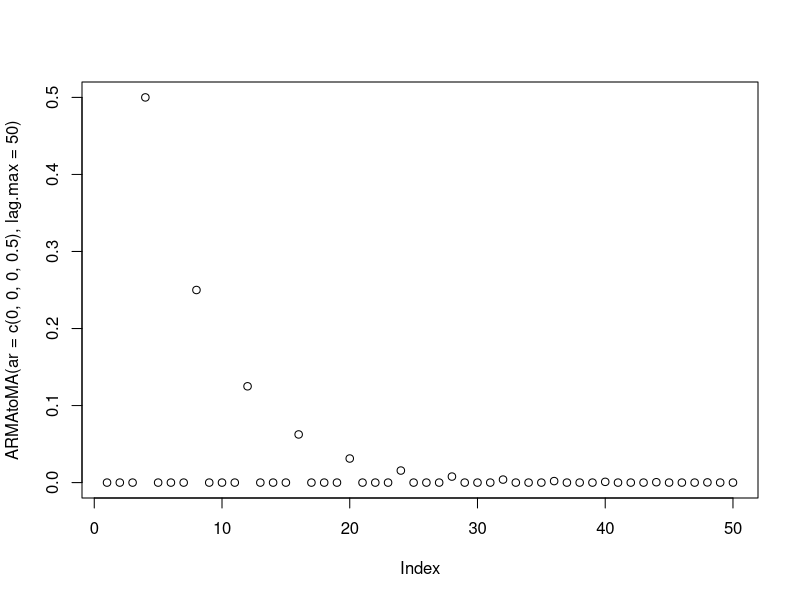
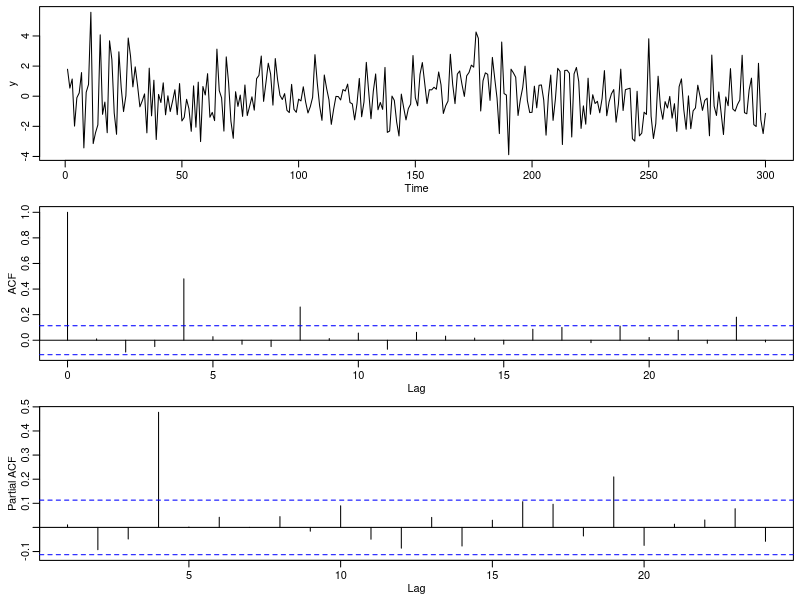
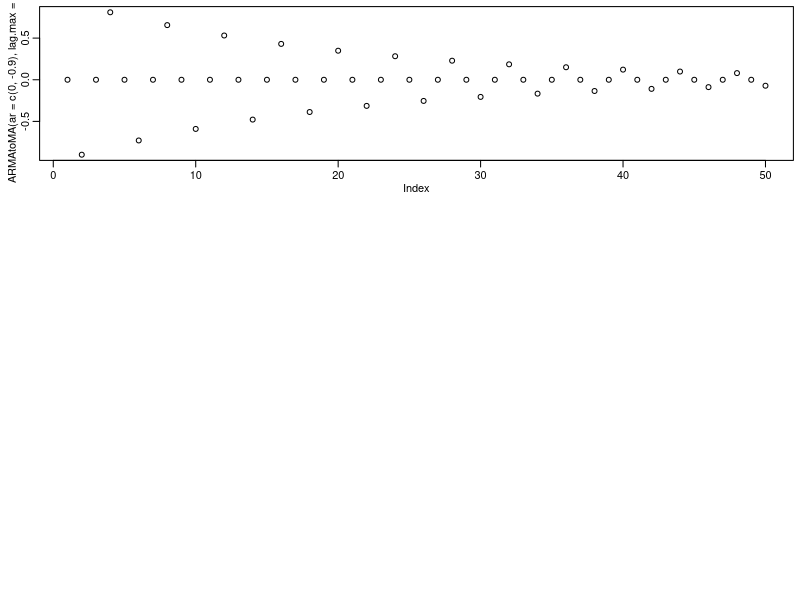
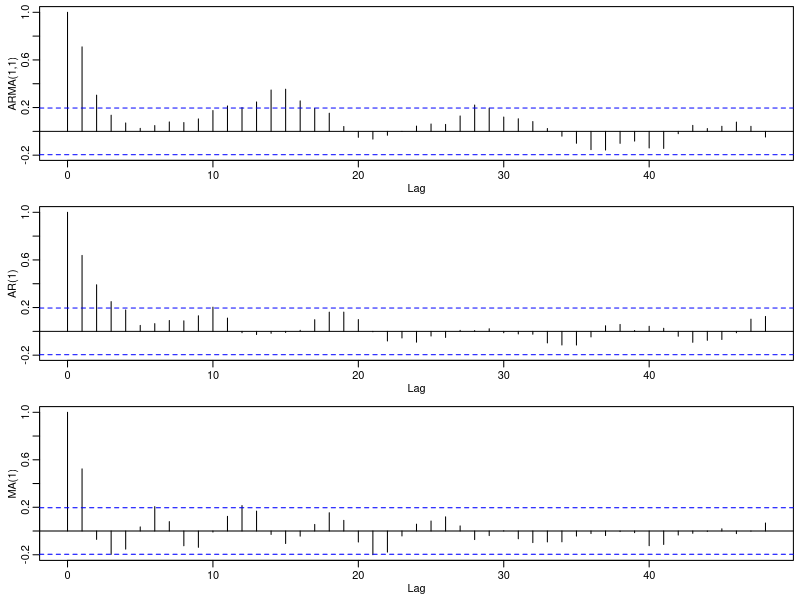
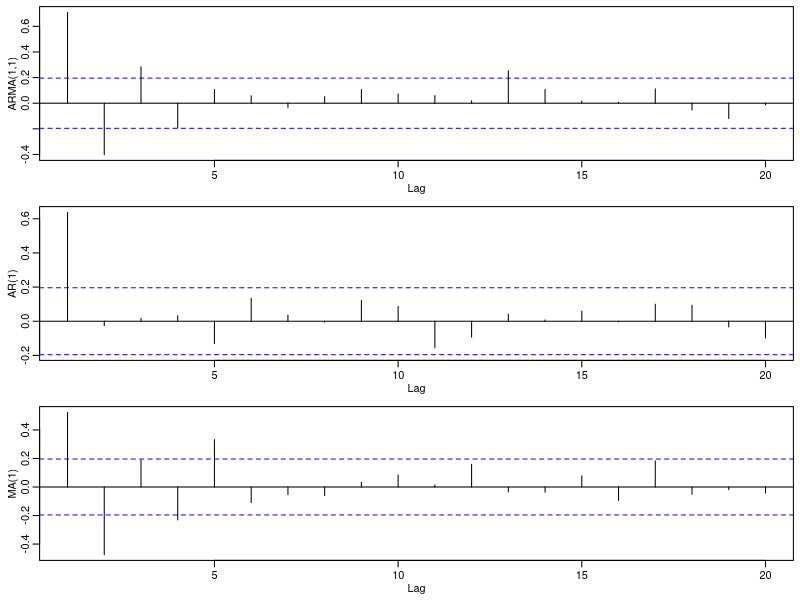

These figures' R source, in order:
## ---- chunk 1
knitr::opts_chunk$set(echo = TRUE)
## ---- chunk 2
plot(ARMAtoMA(ar=c(0,0,0,0.5), lag.max = 50))
## ---- chunk 3
set.seed(1001)
y=arima.sim(list(order=c(4,0,0),ar=c(0,0,0,0.5)),sd = sqrt(2),n=300)


par(mfrow=c(3,1),mar=c(2.5,2.5,0,0)+.5,mgp=c(1.6,.6,0))
plot(y)
acf(y)
pacf(y)
## ---- chunk 4
ARMAtoMA(ar=c(0,-0.9), lag.max = 10)
## ---- chunk 5
plot(ARMAtoMA(ar=c(0,-0.9), lag.max = 50))
## ---- chunk 6
x1=arima.sim(list(order=c(1,0,1),ar=0.6,ma=0.9),n=100)
x2=arima.sim(list(order=c(1,0,0),ar=0.6),n=100)
x3=arima.sim(list(order=c(0,0,1),ma=0.9),n=100)

par(mfrow=c(3,1),mar=c(2.5,2.5,0,0)+.5,mgp=c(1.6,.6,0))
acf(x1,48,ylab="ARMA(1,1)")
acf(x2,48,ylab="AR(1)")
acf(x3,48,ylab="MA(1)")
## ---- chunk 7
par(mfrow=c(3,1),mar=c(2.5,2.5,0,0)+.5,mgp=c(1.6,.6,0))
pacf(x1,ylab="ARMA(1,1)")
pacf(x2,ylab="AR(1)")
pacf(x3,ylab="MA(1)")
